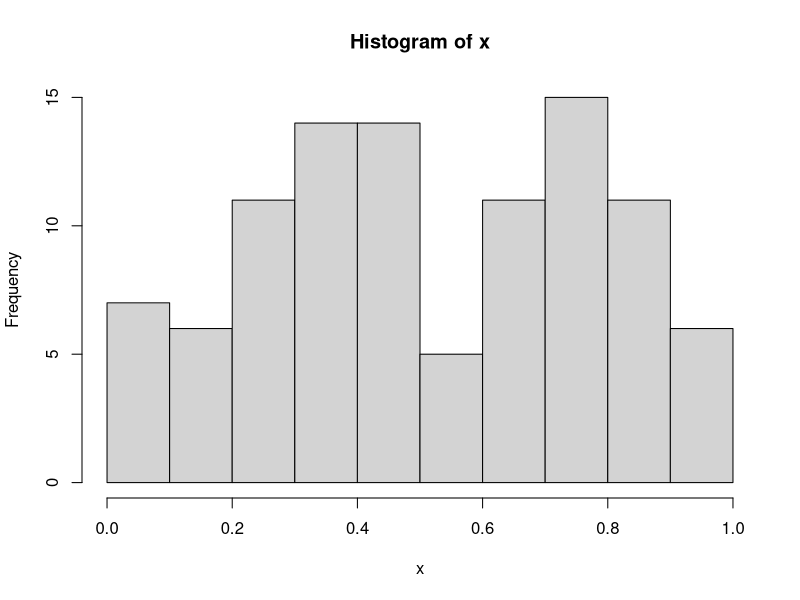
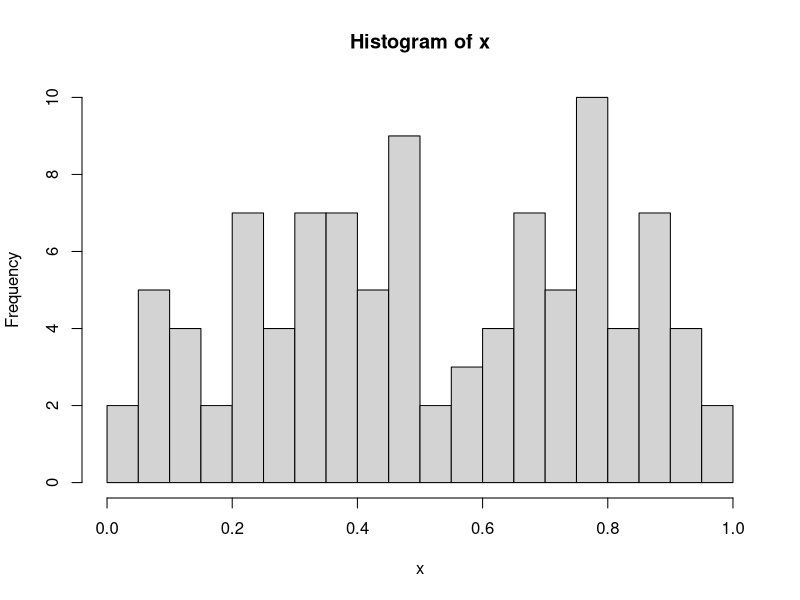
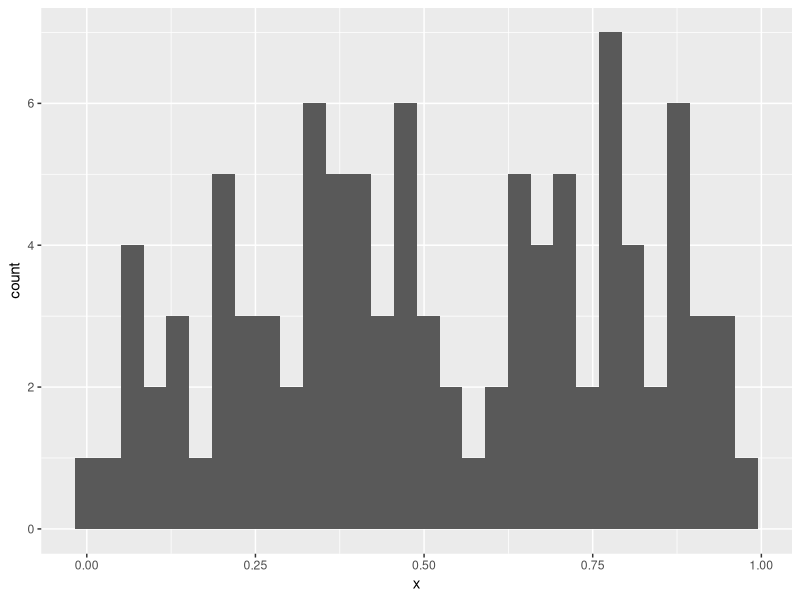
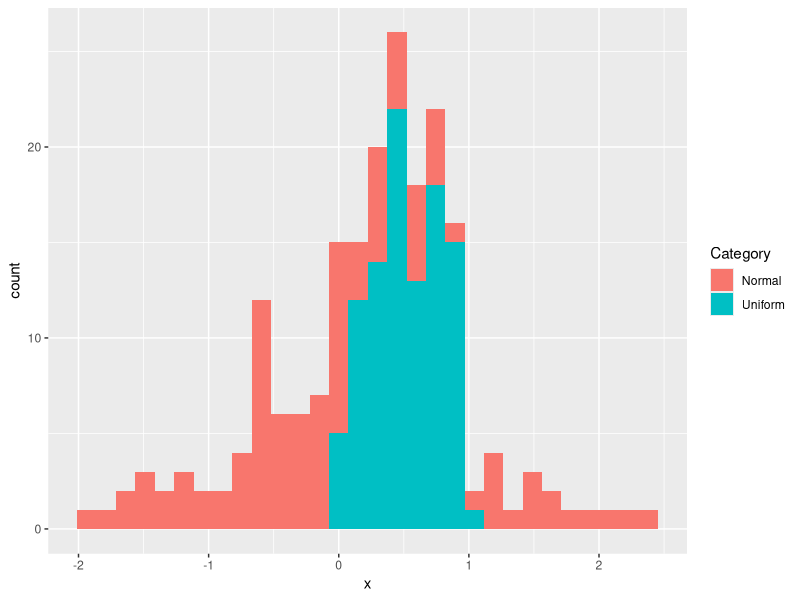
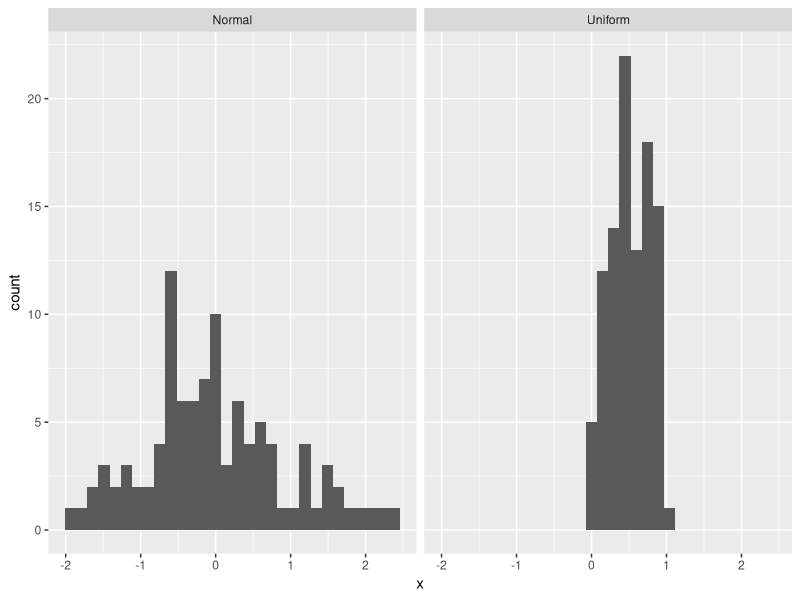
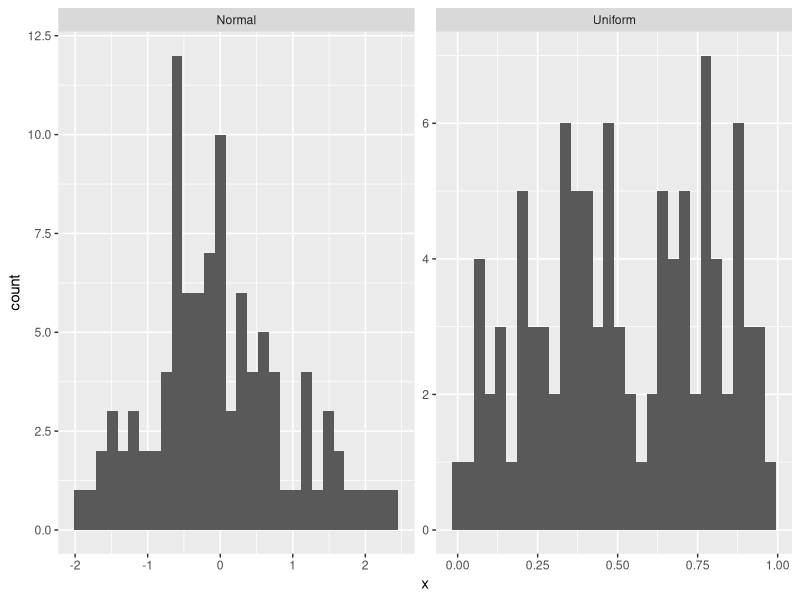

Recreate these plots in R, in order.
## ---- chunk 1
# fix seed for reproducibility
set.seed(1)
# draw n samples from the uniform distribution in the range [0,1]
n <- 100
x <- runif(n)
hist(x)
## ---- chunk 2
hist(x, breaks = 20)
## ---- chunk 3
library(ggplot2)
df <- data.frame(x = x)
# map data frame values in column x to x-axis and plot
ggplot(df, aes(x = x)) + geom_histogram()
## ---- chunk 4
# normally distributed data
y <- rnorm(n)
df <- data.frame(Category = c(rep("Uniform", n), rep("Normal", n)), 
                x = c(x, y))
# fill bars according to 'Category'
ggplot(df, aes(x = x, fill = Category)) + geom_histogram()
## ---- chunk 5
ggplot(df, aes(x = x)) + geom_histogram() + facet_wrap(vars(Category))
## ---- chunk 6
ggplot(df, aes(x = x)) + geom_histogram() + 
        facet_wrap(vars(Category), scales = "free")
